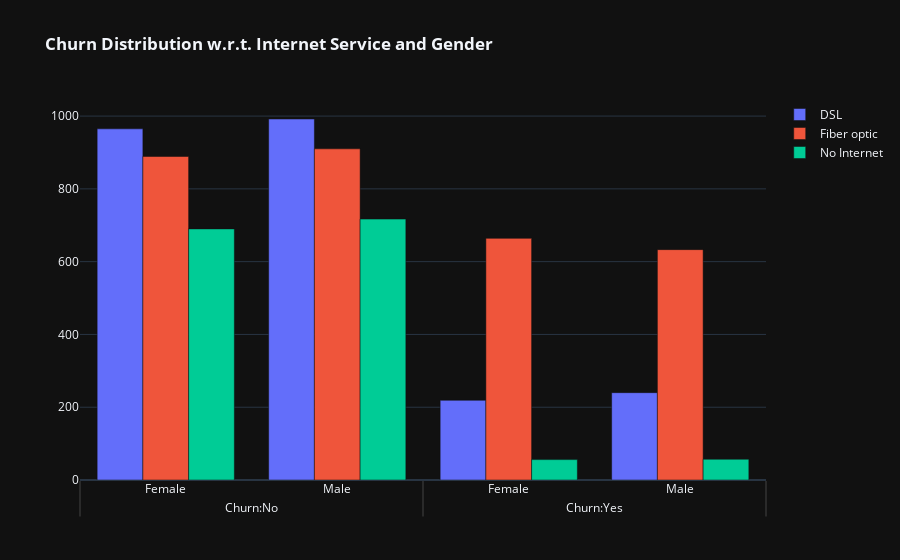

The cell this chart's notebook holds for it:
### Code cell
fig = go.Figure()

fig.add_trace(go.Bar(
  x = [['Churn:No', 'Churn:No', 'Churn:Yes', 'Churn:Yes'],
       ["Female", "Male", "Female", "Male"]],
  y = [965, 992, 219, 240],
  name = 'DSL',
))

fig.add_trace(go.Bar(
  x = [['Churn:No', 'Churn:No', 'Churn:Yes', 'Churn:Yes'],
       ["Female", "Male", "Female", "Male"]],
  y = [889, 910, 664, 633],
  name = 'Fiber optic',
))

fig.add_trace(go.Bar(
  x = [['Churn:No', 'Churn:No', 'Churn:Yes', 'Churn:Yes'],
       ["Female", "Male", "Female", "Male"]],
  y = [690, 717, 56, 57],
  name = 'No Internet',
))

fig.update_layout(title_text="<b>Churn Distribution w.r.t. Internet Service and Gender</b>")

fig.show()

### Figure 1 — Plotly figure (JSON) as saved in the notebook; plotly's stock layout.template omitted (floating-point values rounded to 4 significant figures)
{"data": [{"name": "DSL", "x": [["Churn:No", "Churn:No", "Churn:Yes", "Churn:Yes"], ["Female", "Male", "Female", "Male"]], "y": [965, 992, 219, 240], "type": "bar"}, {"name": "Fiber optic", "x": [["Churn:No", "Churn:No", "Churn:Yes", "Churn:Yes"], ["Female", "Male", "Female", "Male"]], "y": [889, 910, 664, 633], "type": "bar"}, {"name": "No Internet", "x": [["Churn:No", "Churn:No", "Churn:Yes", "Churn:Yes"], ["Female", "Male", "Female", "Male"]], "y": [690, 717, 56, 57], "type": "bar"}], "layout": {"title": {"text": "<b>Churn Distribution w.r.t. Internet Service and Gender</b>"}}}
